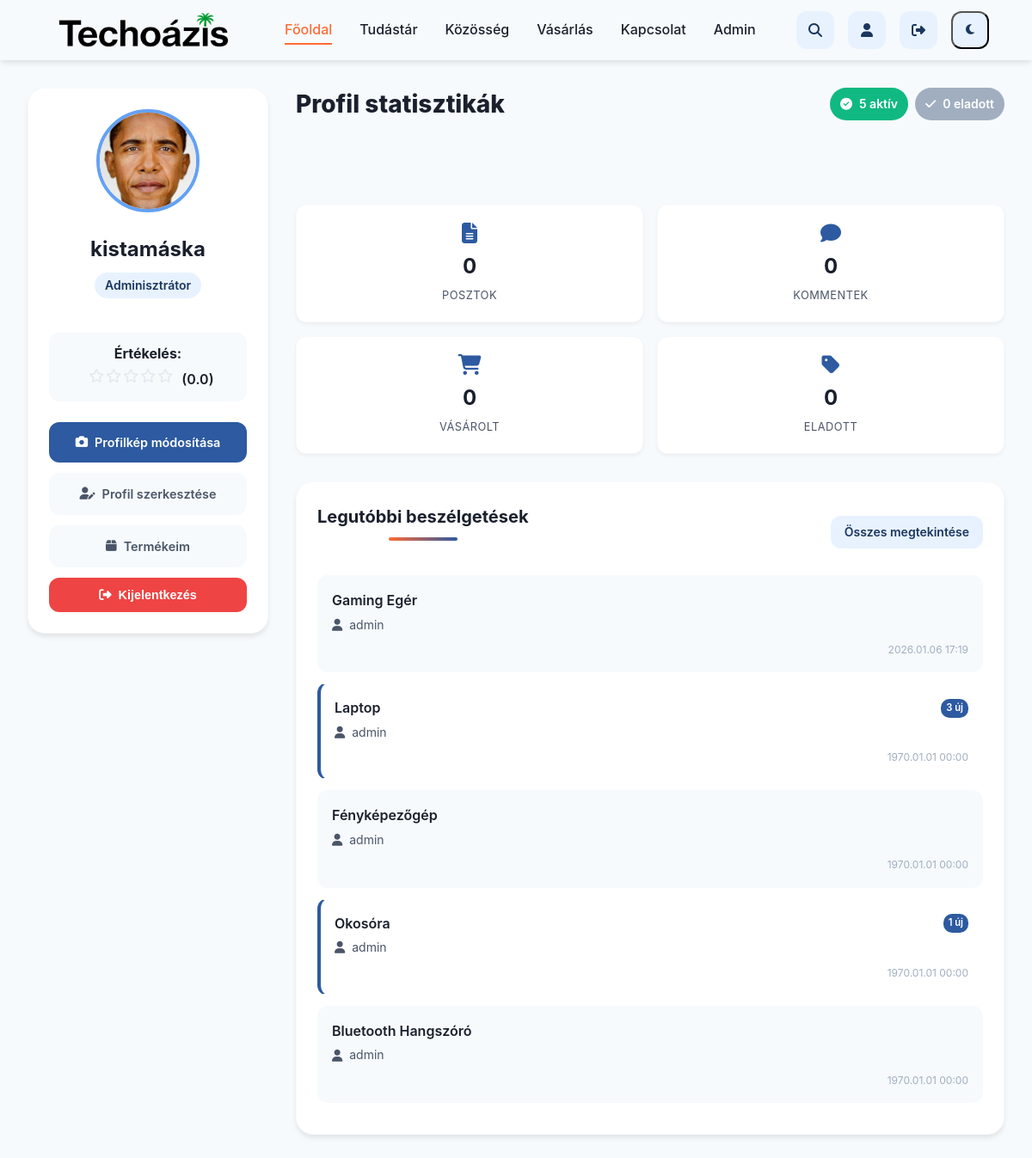
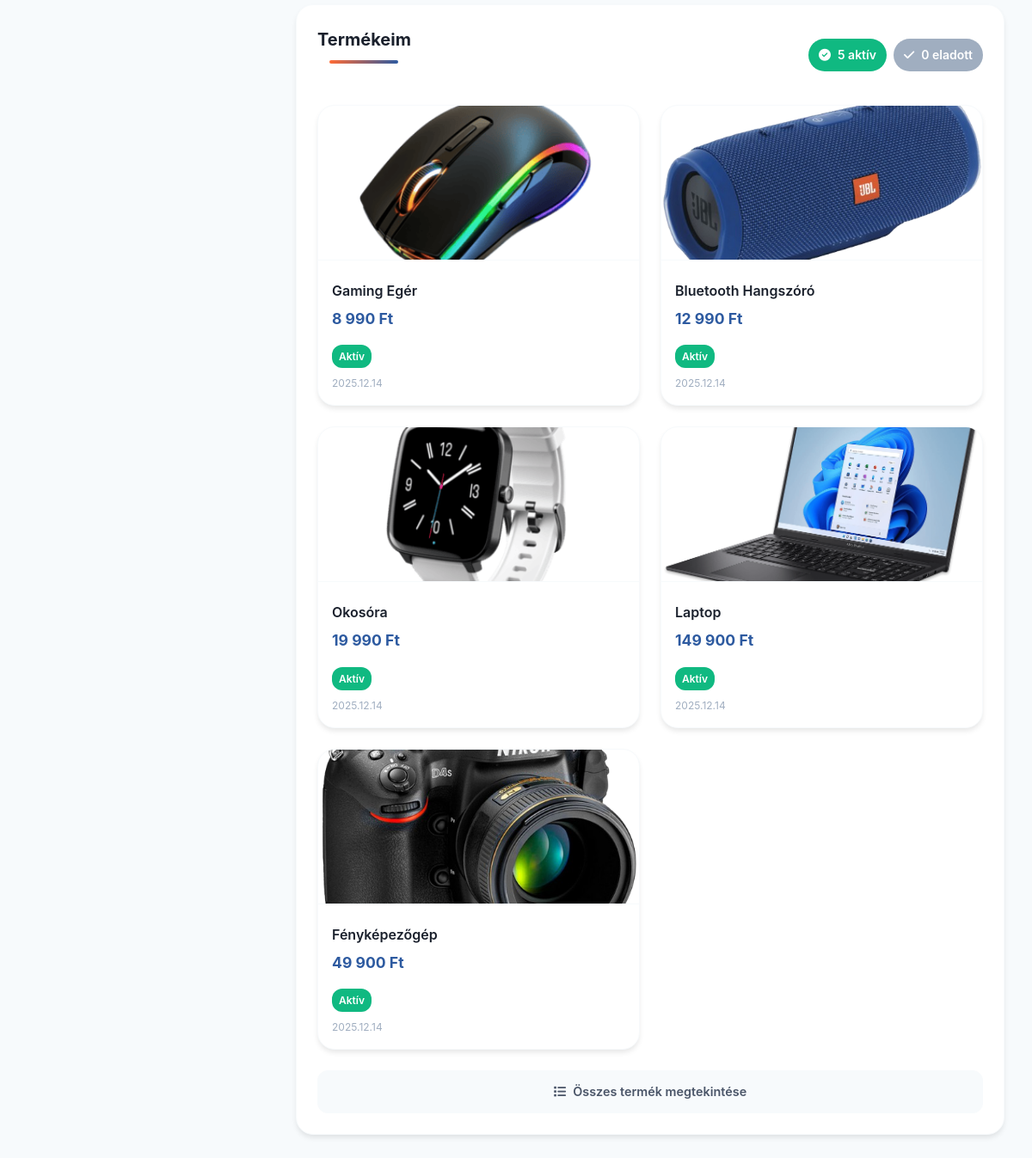
The app's page /profile.php (signed in) with its own data (2 pictures, top to bottom).
### tables this page shows
CREATE TABLE `users` (
  `user_id` int(11) NOT NULL,
  `username` varchar(100) NOT NULL,
  `email` varchar(255) NOT NULL,
  `user_password` varchar(255) NOT NULL,
  `is_active` char(1) NOT NULL DEFAULT 'A',
  `registration_date` datetime DEFAULT current_timestamp(),
  `user_role` char(1) NOT NULL,
  `ip` varchar(45) DEFAULT NULL,
  `activation_code` varchar(128) DEFAULT NULL,
  `profile_image` varchar(255) NOT NULL DEFAULT 'images/anonymous.png',
  `total_posts` int(11) DEFAULT 0,
  `total_comments` int(11) DEFAULT 0,
  `sold_items` int(11) DEFAULT 0,
  `bought_items` int(11) DEFAULT 0,
  `avg_rating` decimal(3,2) DEFAULT 0.00
);

CREATE TABLE `conversations` (
  `conversation_id` int(11) NOT NULL,
  `product_id` int(11) NOT NULL,
  `seller_user_id` int(11) NOT NULL,
  `buyer_user_id` int(11) NOT NULL,
  `conv_status` enum('open','deal_made','cancelled') DEFAULT 'open',
  `created_at` datetime DEFAULT current_timestamp(),
  `updated_at` datetime DEFAULT NULL
);

CREATE TABLE `products` (
  `product_id` int(11) NOT NULL,
  `seller_user_id` int(11) NOT NULL,
  `product_name` varchar(255) NOT NULL,
  `category` varchar(255) NOT NULL,
  `product_description` text NOT NULL,
  `price` decimal(10,2) DEFAULT NULL,
  `product_status` enum('active','sold','hidden') NOT NULL DEFAULT 'active',
  `pickup_location` varchar(100) DEFAULT NULL,
  `created_at` datetime NOT NULL DEFAULT current_timestamp(),
  `updated_at` datetime DEFAULT NULL
);

### profile.php (the view, shortened to what this page needs)
<?php
include './app/db.php';
$username = $_SESSION['username'];
$current_user_id = $_SESSION['user_id'];
$query = "SELECT user_id, username, email, registration_date, user_role, profile_image,
                 total_posts, total_comments, sold_items, bought_items, avg_rating
          FROM users WHERE username = ?";
$stmt = $conn->prepare($query);
$stmt->bind_param('s', $username);
$stmt->execute();
$result = $stmt->get_result();
$user = $result->fetch_assoc();
$stmt = $conn->prepare("SELECT COUNT(*) as active_count FROM products WHERE seller_user_id = ? AND product_status = 'active'");
$stmt->bind_param('i', $current_user_id);
$stmt->execute();
$active_result = $stmt->get_result();
$active_products = $active_result->fetch_assoc()['active_count'] ?? 0;
$stmt = $conn->prepare("SELECT COUNT(*) as sold_count FROM products WHERE seller_user_id = ? AND product_status = 'sold'");
$stmt->bind_param('i', $current_user_id);
$stmt->execute();
$sold_result = $stmt->get_result();
$sold_products = $sold_result->fetch_assoc()['sold_count'] ?? 0;
$stmt = $conn->prepare("
    SELECT product_id, product_name, category, price, product_status,
           created_at, (SELECT image_path FROM images WHERE product_id = products.product_id AND is_primary = 1 LIMIT 1) as image_path
    FROM products
    WHERE seller_user_id = ?
    ORDER BY created_at DESC
    LIMIT 6
");
$stmt->bind_param('i', $current_user_id);
$stmt->execute();
$products_result = $stmt->get_result();
$user_products = [];
while ($row = $products_result->fetch_assoc()) {
    $row['image_path'] = $row['image_path'] ?? './images/no-image.png';
    $user_products[] = $row;
}
$conversations = [];
try {
    $stmt = $conn->prepare("
        SELECT
            c.conversation_id,
            c.product_id,
            p.product_name,
            u.username as other_user,
            (SELECT COUNT(*) FROM messages m
             WHERE m.conversation_id = c.conversation_id
             AND m.sender_user_id != ?
             AND m.is_read = 0) as unread_count,
            c.updated_at
        FROM conversations c
        JOIN products p ON c.product_id = p.product_id
        JOIN users u ON (
            (c.seller_user_id = u.user_id AND c.seller_user_id != ?) OR
            (c.buyer_user_id = u.user_id AND c.buyer_user_id != ?)
        )
        WHERE (c.seller_user_id = ? OR c.buyer_user_id = ?)
        ORDER BY c.updated_at DESC
        LIMIT 5
    ");
    $stmt->bind_param("iiiii", $current_user_id, $current_user_id, $current_user_id, $current_user_id, $current_user_id);
    $stmt->execute();
    $conversations_result = $stmt->get_result();
    while ($row = $conversations_result->fetch_assoc()) {
        $conversations[] = $row;
    }
} catch (Exception $e) {
    error_log("Conversation error: " . $e->getMessage());
}
$profile_image = !empty($user['profile_image']) ? htmlspecialchars($user['profile_image']) : './images/anonymous.png';
$user_role_display = $user['user_role'] === 'A' ? 'Adminisztrátor' : 'Felhasználó';
?>
<!DOCTYPE html>
<html lang="hu">
<head>
    <link rel="stylesheet" href="./static/index.css">
    <link rel="stylesheet" href="./static/animations_microinteractions.css">
    <link rel="stylesheet" href="./static/button_system.css">
    <link rel="stylesheet" href="./static/modern_navbar.css">
    <link rel="stylesheet" href="./static/profile_pages.css">
    <link rel="stylesheet" href="./static/utility_classes.css">
    <link rel="stylesheet" href="./static/reset&base_styles.css">
    <link rel="stylesheet" href="./static/container&grid_system.css">
    <link rel="stylesheet" href="https://cdnjs.cloudflare.com/ajax/libs/font-awesome/6.7.2/css/all.min.css" />
</head>
<body>
<?php include './views/navbar.php'; ?>
<div class="profile-dashboard">
    <aside class="profile-sidebar">
        <img src="<?php echo $profile_image; ?>" alt="Profilkép" class="profile-avatar">
        <h2 class="profile-username"><?php echo htmlspecialchars($user['username']); ?></h2>
        <span class="profile-role"><?php echo $user_role_display; ?></span>
        <div class="rating-display">
            <strong>Értékelés:</strong>
            <span class="rating-stars">
                <?php
                $rating = $user['avg_rating'] ?? 0;
                for ($i = 1; $i <= 5; $i++) {
                    if ($i <= floor($rating)) {
                        echo '<i class="fas fa-star"></i>';
                    } elseif ($i == ceil($rating) && fmod($rating, 1) > 0) {
                        echo '<i class="fas fa-star-half-alt"></i>';
                    } else {
                        echo '<i class="far fa-star"></i>';
                    }
                }
                ?>
                <span style="margin-left: 0.5rem; font-weight: 600;">(<?php echo number_format($rating, 1); ?>)</span>
            </span>
        </div>
        <div class="profile-actions">
            <a href="profile_edit.php?action=image" class="profile-btn profile-btn-primary">
                <i class="fas fa-camera"></i> Profilkép módosítása
            </a>
            <a href="profile_edit.php" class="profile-btn profile-btn-secondary">
                <i class="fas fa-user-edit"></i> Profil szerkesztése
            </a>
            <a href="shop.php?my_products=1" class="profile-btn profile-btn-secondary">
                <i class="fas fa-box"></i> Termékeim
            </a>
            <button class="profile-btn profile-btn-danger" onclick="confirmLogout()">
                <i class="fas fa-sign-out-alt"></i> Kijelentkezés
            </button>
        </div>
    </aside>
    <main class="profile-main">
        <div class="main-content-header">
            <h1>Profil statisztikák</h1>
            <div class="product-status-badges">
                <span class="product-count-badge" style="background: var(--success); color: white;">
                    <i class="fas fa-check-circle"></i> <?php echo $active_products; ?> aktív
                </span>
                <span class="product-count-badge" style="background: var(--neutral-500); color: white;">
                    <i class="fas fa-check"></i> <?php echo $sold_products; ?> eladott
                </span>
            </div>
        </div>
        <div class="stats-grid">
            <div class="stat-card">
                <i class="fas fa-file-alt stat-icon"></i>
                <div class="stat-value"><?php echo $user['total_posts']; ?></div>
                <div class="stat-label">Posztok</div>
            </div>
            <div class="stat-card">
                <i class="fas fa-comment stat-icon"></i>
                <div class="stat-value"><?php echo $user['total_comments']; ?></div>
                <div class="stat-label">Kommentek</div>
            </div>
            <div class="stat-card">
                <i class="fas fa-shopping-cart stat-icon"></i>
                <div class="stat-value"><?php echo $user['bought_items']; ?></div>
                <div class="stat-label">Vásárolt</div>
            </div>
            <div class="stat-card">
                <i class="fas fa-tag stat-icon"></i>
                <div class="stat-value"><?php echo $user['sold_items']; ?></div>
                <div class="stat-label">Eladott</div>
            </div>
        </div>
        <section class="conversations-list">
            <div style="display: flex; justify-content: space-between; align-items: center; margin-bottom: 1rem;">
                <h3 class="section-title">Legutóbbi beszélgetések</h3>
                <a href="conversations.php" class="btn-view-all">
                    Összes megtekintése
                </a>
            </div>
            <?php if (count($conversations) > 0): ?>
                <?php foreach ($conversations as $conv): ?>
                <a href="conversation.php?conv_id=<?php echo $conv['conversation_id']; ?>&product_id=<?php echo $conv['product_id']; ?>" class="conversation-link">
                    <div class="conversation-item <?php echo $conv['unread_count'] > 0 ? 'unread' : ''; ?>">
                        <div class="conversation-product">
                            <?php echo htmlspecialchars($conv['product_name']); ?>
                            <?php if ($conv['unread_count'] > 0): ?>
                            <span class="unread-badge">
                                <?php echo $conv['unread_count']; ?> új
                            </span>
                            <?php endif; ?>
                        </div>
                        <div class="conversation-user">
                            <i class="fas fa-user"></i>
                            <?php echo htmlspecialchars($conv['other_user']); ?>
                        </div>
                        <div class="conversation-time">
                            <?php echo date('Y.m.d H:i', strtotime($conv['updated_at'])); ?>
                        </div>
                    </div>
                </a>
                <?php endforeach; ?>
            <?php endif; ?>
        </section>
        <section class="products-section">
            <div class="products-header">
                <h3 class="section-title">Termékeim</h3>
                <div class="product-status-badges">
                    <span class="product-count-badge" style="background: var(--success); color: white;">
                        <i class="fas fa-check-circle"></i> <?php echo $active_products; ?> aktív
                    </span>
                    <span class="product-count-badge" style="background: var(--neutral-500); color: white;">
                        <i class="fas fa-check"></i> <?php echo $sold_products; ?> eladott
                    </span>
                </div>
            </div>
            <?php if (count($user_products) > 0): ?>
            <div class="products-grid">
                <?php foreach ($user_products as $product): ?>
                <a href="product_detail.php?id=<?php echo $product['product_id']; ?>" class="product-card-link">
                    <div class="product-card">
                        <img src="<?php echo htmlspecialchars($product['image_path']); ?>"
                             alt="<?php echo htmlspecialchars($product['product_name']); ?>"
                             class="product-image"
                             onerror="this.src='./images/no-image.png'">
                        <div class="product-info">
                            <div class="product-name"><?php echo htmlspecialchars($product['product_name']); ?></div>
                            <?php if ($product['price']): ?>
                            <div class="product-price"><?php echo number_format($product['price'], 0, ',', ' '); ?> Ft</div>
                            <?php endif; ?>
                            <span class="product-status status-<?php echo $product['product_status']; ?>">
                                <?php
                                $status_text = [
                                    'active' => 'Aktív',
                                    'sold' => 'Eladva',
                                    'hidden' => 'Rejtett'
                                ];
                                echo $status_text[$product['product_status']] ?? $product['product_status'];
                                ?>
                            </span>
                            <div style="font-size: 0.75rem; color: var(--neutral-500); margin-top: 0.5rem;">
                                <?php echo date('Y.m.d', strtotime($product['created_at'])); ?>
                            </div>
                        </div>
                    </div>
                </a>
                <?php endforeach; ?>
            </div>
            <div style="text-align: center; margin-top: 1.5rem;">
                <a href="shop.php?my_products=1" class="profile-btn profile-btn-secondary">
                    <i class="fas fa-list"></i> Összes termék megtekintése
                </a>
            </div>
            <?php endif; ?>
        </section>
    </main>
</div>
</body>
</html>

### static/index.css (style rules this page uses)
:root { --primary-900: #0a192f; --primary-700: #1a365d; --primary-500: #2d5aa0; --primary-300: #64a1f4; --primary-100: #e8f2ff; --accent-600: #ff6b35; --accent-400: #ff9e6d; --accent-200: #ffd8c2; --neutral-900: #1a202c; --neutral-700: #4a5568; --neutral-500: #a0aec0; --neutral-300: #e2e8f0; --neutral-100: #f7fafc; --success: #10b981; --warning: #f59e0b; --danger: #ef4444; --info: #3b82f6; --admin-primary: #0a192f; --admin-secondary: #1a365d; --text-color: var(--neutral-900); --text-light: var(--neutral-700); --text-light-o: #cbd5e1; --item-name-text: var(--primary-700); --background: var(--neutral-100); --surface: white; --border-color: var(--neutral-100); --background-image: url('../images/desert_evening.jpeg') left/cover no-repeat; --shadow-sm: 0 2px 4px rgba(0, 0, 0, 0.05); --shadow-md: 0 4px 6px -1px rgba(0, 0, 0, 0.1); --shadow-lg: 0 10px 15px -3px rgba(0, 0, 0, 0.1); --shadow-xl: 0 20px 25px -5px rgba(0, 0, 0, 0.15); --transition-fast: 150ms ease; --transition-normal: 300ms ease; --transition-slow: 500ms ease; --navbar-height: 70px; --border-radius-sm: 8px; --border-radius-md: 12px; --border-radius-lg: 20px; --border-radius-xl: 30px; --dark-bg: #0f172a; --dark-surface: #1e293b; --dark-text: #f1f5f9; }

### static/profile_pages.css (style rules this page uses)
.profile-role { color: var(--accent-600); font-weight: 600; margin-bottom: 1.5rem; padding: 4px 12px; background: var(--accent-200); border-radius: 20px; display: inline-block; }
.profile-actions { display: flex; gap: 1rem; margin-top: 2rem; flex-wrap: wrap; }

### static/utility_classes.css (style rules this page uses)
.section-title { text-align: center; margin-bottom: 3rem; position: relative; padding-bottom: 1rem; }
.section-title::after { content: ''; position: absolute; bottom: 0; left: 50%; transform: translateX(-50%); width: 80px; height: 4px; background: linear-gradient(90deg, var(--accent-600), var(--primary-500)); border-radius: 2px; }

### records on screen
users: profile_image (picture), username "kistamáska", user_role "Adminisztrátor", avg_rating "0.0", total_posts "0", total_comments "0", bought_items "0", sold_items "0"
conversations: product.product_name "Gaming Egér", users.username "admin", updated_at "2026.01.06 17:19"
conversations: product.product_name "Laptop", unread_count "3", users.username "admin", updated_at "1970.01.01 00:00"
conversations: product.product_name "Fényképezőgép", users.username "admin", updated_at "1970.01.01 00:00"
conversations: product.product_name "Okosóra", unread_count "1", users.username "admin", updated_at "1970.01.01 00:00"
conversations: product.product_name "Bluetooth Hangszóró", users.username "admin", updated_at "1970.01.01 00:00"
products: shows a picture, product_name "Gaming Egér", price "8 990", product_status "Aktív", created_at "2025.12.14"
products: shows a picture, product_name "Bluetooth Hangszóró", price "12 990", product_status "Aktív", created_at "2025.12.14"
products: shows a picture, product_name "Okosóra", price "19 990", product_status "Aktív", created_at "2025.12.14"
products: shows a picture, product_name "Laptop", price "149 900", product_status "Aktív", created_at "2025.12.14"
products: shows a picture, product_name "Fényképezőgép", price "49 900", product_status "Aktív", created_at "2025.12.14"

### other values on screen
$active_products "5"
$sold_products "0"
